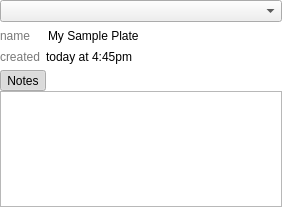
<?xml version="1.0" encoding="UTF-8"?>
<ui version="4.0">
 <class>AMSamplePlateSelector</class>
 <widget class="QWidget" name="AMSamplePlateSelector">
  <property name="geometry">
   <rect>
    <x>0</x>
    <y>0</y>
    <width>282</width>
    <height>209</height>
   </rect>
  </property>
  <property name="windowTitle">
   <string>Form</string>
  </property>
  <property name="styleSheet">
   <string notr="true">#AMSamplePlateSelector {
background: white;
}</string>
  </property>
  <layout class="QGridLayout" name="gridLayout">
   <property name="leftMargin">
    <number>0</number>
   </property>
   <property name="topMargin">
    <number>0</number>
   </property>
   <property name="rightMargin">
    <number>0</number>
   </property>
   <property name="bottomMargin">
    <number>2</number>
   </property>
   <item row="0" column="0" colspan="2">
    <widget class="QComboBox" name="plateComboBox"/>
   </item>
   <item row="1" column="0">
    <widget class="QLabel" name="nameLabel">
     <property name="styleSheet">
      <string notr="true">color: rgb(121,121,121);
font: bold &quot;Lucida Grande&quot;;</string>
     </property>
     <property name="text">
      <string>name</string>
     </property>
    </widget>
   </item>
   <item row="1" column="1">
    <widget class="QLineEdit" name="nameEdit">
     <property name="styleSheet">
      <string notr="true">font: &quot;Lucida Grande&quot;;</string>
     </property>
     <property name="text">
      <string>My Sample Plate</string>
     </property>
     <property name="frame">
      <bool>false</bool>
     </property>
    </widget>
   </item>
   <item row="2" column="0">
    <widget class="QLabel" name="createdLabelLabel">
     <property name="styleSheet">
      <string notr="true">color: rgb(121,121,121);
font: bold &quot;Lucida Grande&quot;;</string>
     </property>
     <property name="text">
      <string>created</string>
     </property>
    </widget>
   </item>
   <item row="2" column="1">
    <widget class="QLabel" name="createdLabel">
     <property name="styleSheet">
      <string notr="true">font: &quot;Lucida Grande&quot;;</string>
     </property>
     <property name="text">
      <string>today at 4:45pm</string>
     </property>
    </widget>
   </item>
   <item row="3" column="0" colspan="2">
    <layout class="QVBoxLayout" name="verticalLayout">
     <property name="spacing">
      <number>0</number>
     </property>
     <item>
      <widget class="AMHeaderButton" name="notesHeaderButton">
       <property name="text">
        <string>Notes</string>
       </property>
       <property name="checkable">
        <bool>true</bool>
       </property>
       <property name="checked">
        <bool>true</bool>
       </property>
      </widget>
     </item>
     <item>
      <widget class="AMWrappingLineEdit" name="notesEditor"/>
     </item>
    </layout>
   </item>
  </layout>
 </widget>
 <customwidgets>
  <customwidget>
   <class>AMHeaderButton</class>
   <extends>QToolButton</extends>
   <header>ui/AMHeaderButton.h</header>
  </customwidget>
  <customwidget>
   <class>AMWrappingLineEdit</class>
   <extends>QPlainTextEdit</extends>
   <header>ui/AMWrappingLineEdit.h</header>
  </customwidget>
 </customwidgets>
 <resources/>
 <connections/>
</ui>
